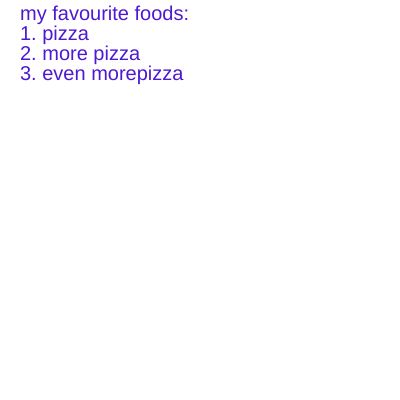
Frame 1 (no input)
Frame 60 (no input): identical to frame 1, image omitted
Frame 120 (the mouse pressed at the canvas centre since frame 60): identical to frame 1, image omitted

The p5.js sketch that drew this single still picture (run headless with seeded random() and noise() and a simulated clock; from frame 60 on, the mouse is pressed at the canvas centre):

// p5.js sketch
// ── sketch.js
function setup(){
	createCanvas(400, 400);
	fill(77, 25, 209);
	textSize(20);
	text("my favourite foods: ", 20, 20);
	text("1. pizza", 20, 40);
	text("2. more pizza", 20, 60);
	text("3. even morepizza", 20, 80);
}

function draw(){

}
